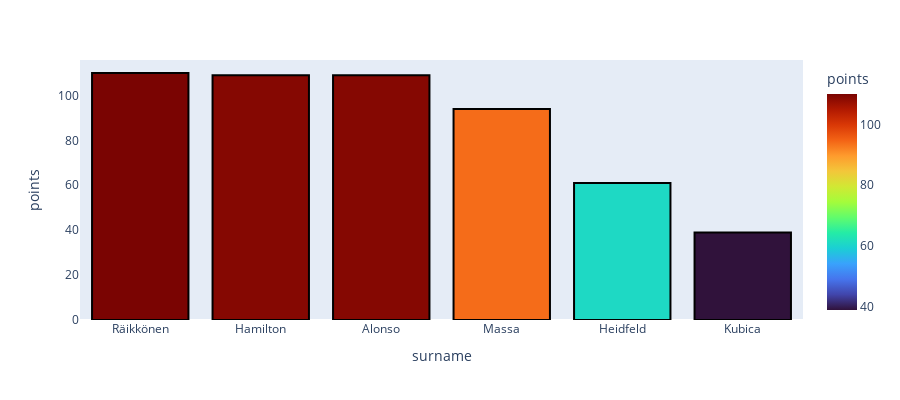

The code cell stored with this chart in its notebook:
### Code cell
rivalry(2007)

### Figure 1 — Plotly figure (JSON) as saved in the notebook; plotly's stock layout.template omitted (floating-point values rounded to 4 significant figures)
{"data": [{"alignmentgroup": "True", "customdata": [[6], [4], [4], [3], [0], [0]], "hovertemplate": "surname=%{x}<br>points=%{marker.color}<br>wins=%{customdata[0]}<extra></extra>", "legendgroup": "", "marker": {"color": [110, 109, 109, 94, 61, 39], "coloraxis": "coloraxis", "line": {"color": "#000000", "width": 2}, "pattern": {"shape": ""}}, "name": "", "offsetgroup": "", "orientation": "v", "showlegend": false, "textfont": {"size": 20}, "textposition": "auto", "type": "bar", "x": ["Räikkönen", "Hamilton", "Alonso", "Massa", "Heidfeld", "Kubica"], "xaxis": "x", "y": [110, 109, 109, 94, 61, 39], "yaxis": "y"}], "layout": {"barmode": "relative", "coloraxis": {"colorbar": {"title": {"text": "points"}}, "colorscale": [[0, "#30123b"], [0.07143, "#4145ab"], [0.1429, "#4675ed"], [0.2143, "#39a2fc"], [0.2857, "#1bcfd4"], [0.3571, "#24eca6"], [0.4286, "#61fc6c"], [0.5, "#a4fc3b"], [0.5714, "#d1e834"], [0.6429, "#f3c63a"], [0.7143, "#fe9b2d"], [0.7857, "#f36315"], [0.8571, "#d93806"], [0.9286, "#b11901"], [1, "#7a0402"]]}, "height": 400, "legend": {"tracegroupgap": 0}, "margin": {"t": 60}, "xaxis": {"anchor": "y", "domain": [0, 1], "showgrid": false, "title": {"text": "surname"}}, "yaxis": {"anchor": "x", "domain": [0, 1], "showgrid": false, "title": {"text": "points"}}}}
